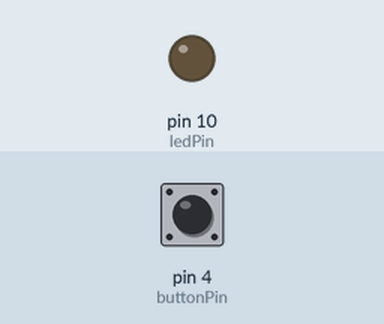
Recording of a sketch running on a simulated Arduino Uno, built with avr-gcc and run on an emulated ATmega328P. Parts: output pins drawn as LEDs (lit = HIGH). Dashed ring = blinking. The test bench sets the inputs (shaded band); at power-on: pin 4 (buttonPin) LOW.

Above: at 1.2 s.
1.3 s: pin 4 (buttonPin) pulled HIGH for 3.2 s
At 4.55 s:
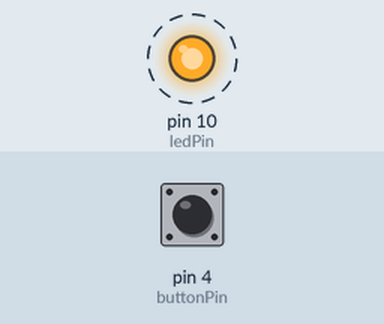
Timing chart, 0 to 6.5 s (numbered marks = the images above; inputs shaded):
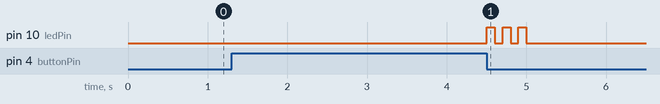

Measured:
- after the input at 1.3 s, pin 10 (ledPin): alternates HIGH for 0.10 s and LOW for 0.10 s, 6 changes in all, then stays LOW, starting after 3.2 s

The sketch:

code_P2.ino
```cpp
const int ledPin = 10;
const int buttonPin = 4;

int ledState = LOW;
int buttonState = 0;

unsigned long timePassed = 0;
unsigned long timePressed = 0;
unsigned long timeWhenPressed = 0;
unsigned long timeWhenReleased = 0;


void setup() {
    Serial.begin(9600);
    pinMode(ledPin, OUTPUT);
    pinMode(buttonPin, INPUT);
}

void loop() {

    // read amount of seconds button is pressed maximum 9 seconds
    // pulse the led for 100ms for every second pressed

    buttonState = digitalRead(buttonPin);
    if (buttonState == HIGH) {
        timePressed = 0;
        timeWhenPressed = millis();
        while (buttonState == HIGH) {
            timePassed = millis() - timeWhenPressed;
            if (timePassed > 9000) {
                buttonState = LOW;
                digitalWrite(LED_BUILTIN, HIGH);
                delay(100);
                digitalWrite(LED_BUILTIN, LOW);
            }
            buttonState = digitalRead(buttonPin);
        }
        timeWhenReleased = millis();
        timePassed = timeWhenReleased - timeWhenPressed;
        for (int i = 0; i < timePassed/1000; i++) {
            digitalWrite(ledPin, HIGH);
            delay(100);
            digitalWrite(ledPin, LOW);
            delay(100);
        }
    }
    else {
        timePressed = 0;
    }
}
```
